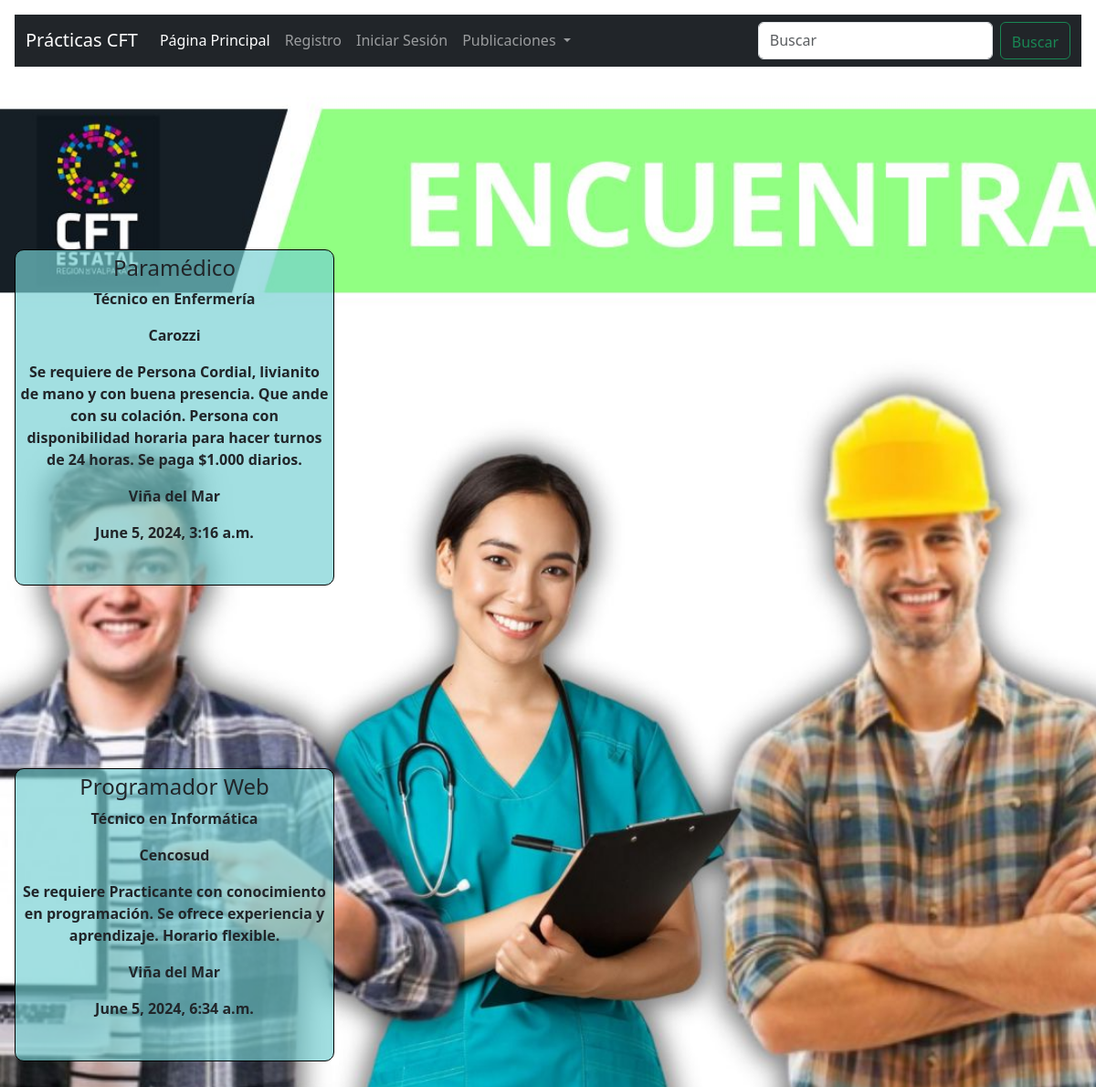
The app's page /publicaciones/ with its own data.
### Practicas/EmpleosCFT/models.py (models this page shows, shortened)
class crear_vacante(models.Model):
    empresa = models.ForeignKey(User, on_delete=models.CASCADE)
    titulo = models.CharField(max_length=150)
    carrera = models.CharField(max_length=50)
    modalidad = models.CharField(max_length=30)
    descripcion = models.TextField(blank=True)
    ubicacion = models.CharField(max_length=100)
    fecha = models.DateTimeField(auto_now_add=True)

### Practicas/EmpleosCFT/views.py (the view)
# urls.py: path('publicaciones/', publicacion, name = 'publicacion'),
def publicacion(request):
    practicas = crear_vacante.objects.all()
    return render(request, 'publicaciones.html', {'practicas':practicas})

### Practicas/EmpleosCFT/Templates/publicaciones.html (shortened to what this page needs)
{% extends 'base.html'%}
{% load static%}
{% block content %}
<link rel="stylesheet" href="{% static 'style.css' %}">
{% for practica in practicas %}
    <div class="card-body">
        <h4>{{ practica.titulo }}</h4>
        <p>{{ practica.carrera }}</p>
        <p>{{ practica.empresa }}</p>
        <p>{{ practica.descripcion }}</p>
        <p>{{ practica.ubicacion }}</p>
        <p>{{ practica.fecha }}</p>
        <br>
    </div>
{% endfor %}
{% endblock %}

### Practicas/EmpleosCFT/Templates/base.html (shortened to what this page needs)
{% load static %}
<!doctype html>
<html lang="en">
  <head>
    <link href="https://cdn.jsdelivr.net/npm/bootstrap@5.3.3/dist/css/bootstrap.min.css" rel="stylesheet">
    <link href="https://getbootstrap.com/docs/5.3/assets/css/docs.css" rel="stylesheet">
  </head>
  <body class="p-3 m-0 border-0 bd-example m-0 border-0">
    <nav class="navbar navbar-expand-lg bg-dark navbar-dark">
      <div class="container-fluid">
        <a class="navbar-brand" href="#"><font style="vertical-align: inherit;"><font style="vertical-align: inherit;">Prácticas CFT</font></font></a>
        <div class="collapse navbar-collapse" id="navbarSupportedContent">
          <ul class="navbar-nav me-auto mb-2 mb-lg-0">
            <li class="nav-item">
              <a class="nav-link active" aria-current="page" href="/"><font style="vertical-align: inherit;"><font style="vertical-align: inherit;">Página Principal</font></font></a>
            </li>
            <li class="nav-item">
              <a class="nav-link" href="/registro"><font style="vertical-align: inherit;"><font style="vertical-align: inherit;">Registro</font></font></a>
            </li>
            <li class="nav-item">
                {% if user.is_authenticated %}
                <a class="nav-link" href="/cerrar_sesion"><font style="vertical-align: inherit;"><font style="vertical-align: inherit;">Cerrar Sesión</font></font></a>
                {% else %}
                <a class="nav-link" href="/iniciar_sesion"><font style="vertical-align: inherit;"><font style="vertical-align: inherit;">Iniciar Sesión</font></font></a>
                {% endif %}
              </li>
            <li class="nav-item dropdown">
              <a class="nav-link dropdown-toggle" href="/publicaciones" role="button" data-bs-toggle="dropdown" aria-expanded="false"><font style="vertical-align: inherit;"><font style="vertical-align: inherit;">
                Publicaciones
              </font></font></a>
            </li>
          </ul>
          <form class="d-flex" role="search">
            <input class="form-control me-2" type="search" placeholder="Buscar" aria-label="Buscar">
            <button class="btn btn-outline-success" type="submit"><font style="vertical-align: inherit;"><font style="vertical-align: inherit;">Buscar</font></font></button>
          </form>
        </div>
      </div>
    </nav>
    <div>
        {% block content %}
        {% endblock %}
    </div>
  </body>
</html>

### Practicas/EmpleosCFT/static/style.css (style rules this page uses)
body { background-image: url('img/home.jpg'); background-size: cover; }
.card-body { background-color: rgba(117, 208, 211, 0.675); padding: 5px; border: 1px solid #000000; border-radius: 10px; margin-bottom: 15px; text-align: center; max-width: 350px; font-weight: bold; margin-top: 25vh; }

### records on screen
crear_vacante: titulo "Paramédico", carrera "Técnico en Enfermería", empresa "Carozzi", descripcion "Se requiere de Persona Cordial, livianito de mano y con buena presencia. Que ande con su colación. Persona con disponibilidad horaria para hacer turnos de 24 horas. Se paga $1.000 diarios.", ubicacion "Viña del Mar", fecha "June 5, 2024, 3:16 a.m."
crear_vacante: titulo "Programador Web", carrera "Técnico en Informática", empresa "Cencosud", descripcion "Se requiere Practicante con conocimiento en programación. Se ofrece experiencia y aprendizaje. Horario flexible.", ubicacion "Viña del Mar", fecha "June 5, 2024, 6:34 a.m."
